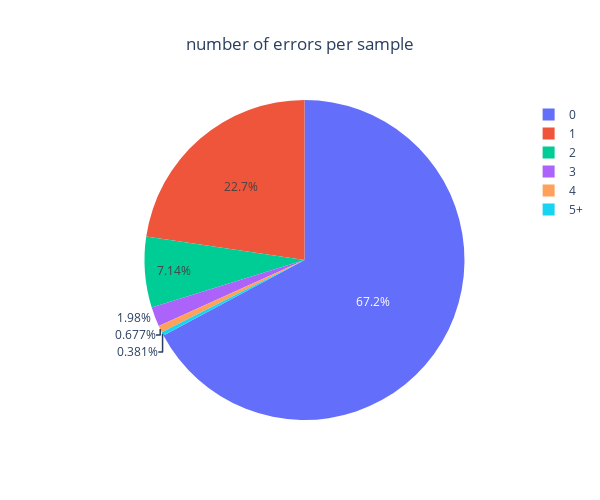

The notebook cell this image was saved under:
### Code cell
dataframe = error_dataframe(y_pred, y_test)

df = dataframe
df.loc[df['n_errores'] >= 5, 'n_errores'] = '5+'
error_counts = df['n_errores'].value_counts().reset_index()
error_counts.columns = ['n_errores', 'count']

fig = px.pie(error_counts, values='count', names='n_errores', title='number of errors per sample',
             width=600, height=500)
fig.update_layout(title_x=0.5)
fig.show()

### Figure 1 — Plotly figure (JSON) as saved in the notebook; plotly's stock layout.template omitted (floating-point values rounded to 4 significant figures)
{"data": [{"domain": {"x": [0, 1], "y": [0, 1]}, "hovertemplate": "n_errores=%{label}<br>count=%{value}<extra></extra>", "labels": [0, 1, 2, 3, 4, "5+"], "legendgroup": "", "name": "", "showlegend": true, "type": "pie", "values": [41478, 13990, 4408, 1220, 418, 235]}], "layout": {"height": 500, "legend": {"tracegroupgap": 0}, "title": {"text": "number of errors per sample", "x": 0.5}, "width": 600}}
